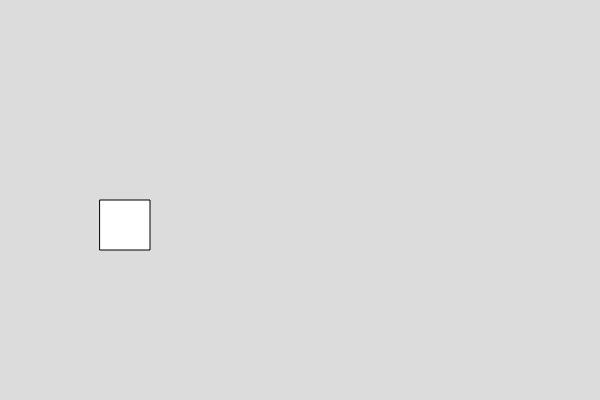
Frame 1 (no input)
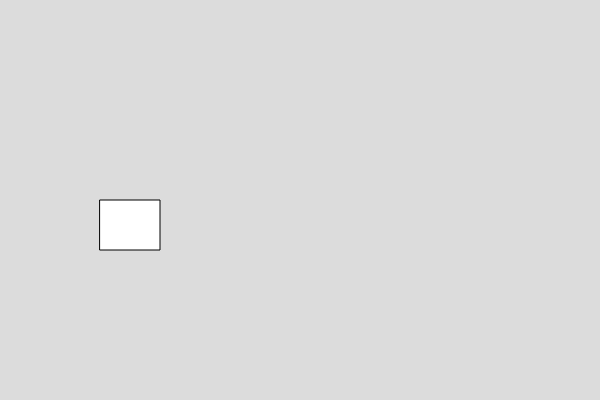
Frame 60 (no input)
Frame 120 (the mouse pressed at the canvas centre since frame 60): identical to frame 60, image omitted

The p5.js sketch that drew these frames (run headless with seeded random() and noise() and a simulated clock; from frame 60 on, the mouse is pressed at the canvas centre):

// p5.js sketch
// ── sketch.js

var box1;

function setup() {
  createCanvas(600, 400);
 box1=new Box() 
}
 
function draw() {
  background(220);
box1.show()
box1.setWidth(60)
}


// ── box.js
class Box
  {
    constructor()
    {
      this.x =100;
      this.y = 200
      this.w = 50;
      this.h = 50;
    }
    
    show()
    {
      rect(this.x,this.y,this.w,this.h)
    }
    
    //write function to set the width of the box
setWidth(l){
  this.w=l;
}
  }

  
